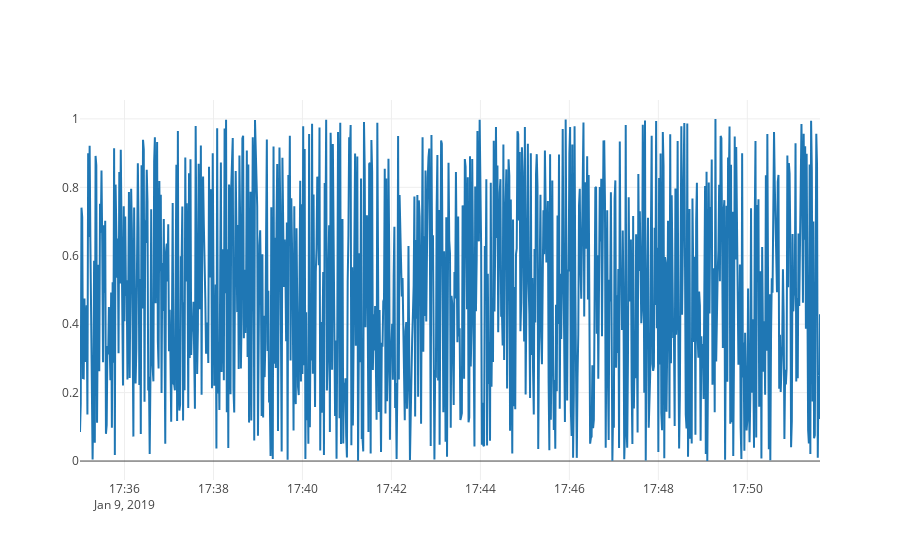

The notebook cell this image was saved under:
### Markdown cell above
## Visualize data

### Code cell
iot_stream.plot()

### Figure 1 — Plotly figure (JSON) as saved in the notebook; plotly's stock layout.template omitted (floating-point values rounded to 4 significant figures; data arrays with more than 128 entries replaced by an {"elided": "..."} marker saying what was removed)
{"data": [{"name": "some_vals", "type": "scatter", "uid": "8475ad93-89e0-4a2f-a8d0-7741d856a71e", "x": {"elided": "1998 str values"}, "y": {"elided": "1998 float values"}}], "layout": {"autosize": true, "xaxis": {"autorange": true, "range": ["2019-01-09 17:35", "2019-01-09 17:51:38"], "type": "date"}, "yaxis": {"autorange": true, "range": [-0.05538, 1.055], "type": "linear"}}}
